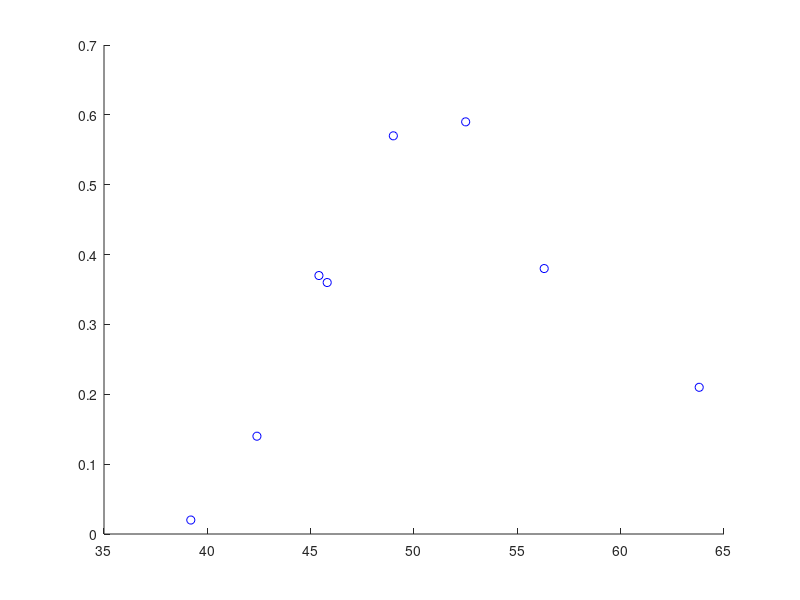

This figure's MATLAB source: (Note: this script raises an error after producing the figure.)
% C?digo de prueba de c?lculo de actividad con Zn
% (C) Daniel S?nchez Parcerisa 2018
% dsparcerisa@ucm.es

%% Par?metros a modificar:
clear all
dx = 0.1; % Espaciado de la malla (cm)
E0 = 140; % Energ?a inicial del haz (MeV)

%% Cargar datos
% Secciones de EXFOR.
load('CrossSections.mat');
C12_C10_CS=C12_C10_CS./1000;
% Vidas medias en s
load('MeanLives.mat');
landa_C10 = log(2) / T_C10;
landa_C11 = log(2) / T_C11;
landa_Ga64 = log(2) / T_Ga64;
landa_Ga66 = log(2) / T_Ga66;
landa_Ga68 = log(2) / T_Ga68;
landa_N13 = log(2) / T_N13;
landa_O15 = log(2) / T_O15;
landa_Sc44 = log(2) / T_Sc44;
landa_Bi206= log(2)/T_Bi206;
landa_Bi205= log(2)/T_Bi205;
landa_Bi204= log(2)/T_Bi204;
landa_Bi202= log(2)/T_Bi202;




% Natural abundances
Pb204_ab=0.014;
Pb206_ab=0.241;
Pb207_ab=0.221;
Pb208_ab=0.524;



% Cargar stopping powers (only for water, tissue, Zn, bone)
load('stoppingpowers.mat');

%% Fit secciones eficaces 206Pb_Bi
figure
Eval = 0:0.1:300; % MeV
hold off
hold on

plot(Pb206_202Bi_E,Pb206_202Bi_CS,'bo')
Pb206_202Bi_F = fit(Pb206_202Bi_E,Pb206_202Bi_CS,'smoothingspline','SmoothingParam',0.1);
Pb206_202Bi_F.p.coefs(1,:) = [0 0 0 0];
Pb206_202Bi_F.p.coefs(end,:) = [0 0 0 0];
plot(Eval,Pb206_202Bi_F(Eval),'b-');

plot(Pb206_204Bi_E,Pb206_204Bi_CS,'go')
Pb206_204Bi_F = fit(Pb206_204Bi_E,Pb206_204Bi_CS,'smoothingspline','SmoothingParam',0.1);
Pb206_204Bi_F.p.coefs(1,:) = [0 0 0 0];
Pb206_204Bi_F.p.coefs(end,:) = [0 0 0 0];
plot(Eval,Pb206_204Bi_F(Eval),'g-');

plot(Pb206_205Bi_E,Pb206_205Bi_CS,'ro')
Pb206_205Bi_F = fit(Pb206_205Bi_E,Pb206_205Bi_CS,'smoothingspline','SmoothingParam',0.1);
Pb206_205Bi_F.p.coefs(1,:) = [0 0 0 0];
Pb206_205Bi_F.p.coefs(end,:) = [0 0 0 0];
plot(Eval,Pb206_205Bi_F(Eval),'r-');

axis([0 100 0 1.2]);


xlabel('Proton energy (MeV)')
ylabel('Cross section (barn)')
legend('Bi202 data','Bi202 fit','Bi204 data','Bi204 fit','Bi205 data','Bi205 fit')
title('204 Pb cross sections')

%% Fit secciones eficaces 207Pb_Bi
figure
hold off
hold on

plot(Pb207_204Bi_E,Pb207_204Bi_CS,'bo')
Pb207_204Bi_F = fit(Pb207_204Bi_E,Pb207_204Bi_CS,'smoothingspline','SmoothingParam',0.1);
Pb207_204Bi_F.p.coefs(1,:) = [0 0 0 0];
Pb207_204Bi_F.p.coefs(end,:) = [0 0 0 0];
plot(Eval,Pb207_204Bi_F(Eval),'b-');

plot(Pb207_205Bi_E,Pb207_205Bi_CS,'go')
Pb207_205Bi_F = fit(Pb207_205Bi_E,Pb207_205Bi_CS,'smoothingspline','SmoothingParam',0.1);
Pb207_205Bi_F.p.coefs(1,:) = [0 0 0 0];
Pb207_205Bi_F.p.coefs(end,:) = [0 0 0 0];
plot(Eval,Pb207_205Bi_F(Eval),'g-');

plot(Pb207_206Bi_E,Pb207_206Bi_CS,'ro')
Pb207_206Bi_F = fit(Pb207_206Bi_E,Pb207_206Bi_CS,'smoothingspline','SmoothingParam',0.1);
Pb207_206Bi_F.p.coefs(1,:) = [0 0 0 0];
Pb207_206Bi_F.p.coefs(end,:) = [0 0 0 0];
plot(Eval,Pb207_206Bi_F(Eval),'r-');




axis([0 100 0 1.2]);


xlabel('Proton energy (MeV)')
ylabel('Cross section (barn)')
legend('Bi204 data','Bi204 fit','Bi205 data','Bi205 fit','Bi206 data','Bi206 fit')
title('206 Pb cross sections')



%% Fit secciones eficaces 208Pb_Bi
figure
hold off
hold on


plot(Pb208_205Bi_E,Pb208_205Bi_CS,'go')
Pb208_205Bi_F = fit(Pb208_205Bi_E,Pb208_205Bi_CS,'smoothingspline','SmoothingParam',0.1);
Pb208_205Bi_F.p.coefs(1,:) = [0 0 0 0];
Pb208_205Bi_F.p.coefs(end,:) = [0 0 0 0];
plot(Eval,Pb208_205Bi_F(Eval),'g-');

plot(Pb208_206Bi_E,Pb208_206Bi_CS,'ro')
Pb208_206Bi_F = fit(Pb208_206Bi_E,Pb208_206Bi_CS,'smoothingspline','SmoothingParam',0.1);
Pb208_206Bi_F.p.coefs(1,:) = [0 0 0 0];
Pb208_206Bi_F.p.coefs(end,:) = [0 0 0 0];
plot(Eval,Pb208_206Bi_F(Eval),'r-');




axis([0 100 0 1.2]);


xlabel('Proton energy (MeV)')
ylabel('Cross section (barn)')
legend('Bi205 data','Bi205 fit','Bi206 data','Bi206 fit')





















%% Create fit for stopping power
figure


S_pb_F = fit(E_keV_PMMA,S_Pb,'smoothingspline','SmoothingParam',0.002)
S_pb_F.p.coefs(1,:) = [0 0 0 0];
S_pb_F.p.coefs(end,:) = [0 0 0 0];

loglog(E_keV_PMMA,S_Pb,'go')
hold on;
loglog(E_keV_PMMA,S_pb_F(E_keV_PMMA),'g-')
legend('Pb data', 'Fit Pb');
xlabel('Proton energy (MeV)');
ylabel('Stopping power (MeV/(cm2/mg))');
%%
close all

%% Calcular (sin straggling)

AvNmbr = 6.022140857e23;
rho_pb=11.34; %g/cm3
rho_pb_mol=207.19;%g/moñ
rho_pb_A=AvNmbr*rho_pb/rho_pb_mol; %at/cm3
pps=1; %proton per second

x = 0:dx:4; % posiciones en cm.
Epb = nan(size(x));

Ddeppb = zeros(size(Epb));

currentEpb = E0;




%PLOMO

Y_Pb206_Bi202=zeros(size(x));
Y_Pb206_Bi204=zeros(size(x));
Y_Pb206_Bi205=zeros(size(x));
Y_Pb207_Bi204=zeros(size(x));
Y_Pb207_Bi205=zeros(size(x));
Y_Pb207_Bi206=zeros(size(x));
Y_Pb208_Bi205=zeros(size(x));
Y_Pb208_Bi206=zeros(size(x));



for i=1:(numel(x)-1)

    S_pb = max(0,1000*S_pb_F(currentEpb*1000)); % MeV/(g/cm2)
    

    S1pb = (S_pb*rho_pb); % MeV/cm
    
 
    deltaEpb = dx*S1pb; %MeV
    


    currentEpb = currentEpb - deltaEpb; %MeV
    

    S_pb2 = max(0,1000*S_pb_F(currentEpb*1000));% MeV/(g/cm2)
    

    S2pb = (S_pb2*rho_pb); % MeV/cm3

    Ddeppb(i) = deltaEpb; %MeV
    
    % Zn part

    E1pb = Epb(i);

    E2pb = currentEpb;

    

    
    % Tissue (simplified only)
    sigma_206_202 = 0.5 * (max(0,Pb206_202Bi_F(E1pb)) + max(0,Pb206_202Bi_F(E2pb)));
    sigma_206_204 = 0.5 * (max(0,Pb206_204Bi_F(E1pb)) + max(0,Pb206_204Bi_F(E2pb)));
    sigma_206_205 = 0.5 * (max(0,Pb206_204Bi_F(E1pb)) + max(0,Pb206_205Bi_F(E2pb)));
    sigma_207_204 = 0.5 * (max(0,Pb207_204Bi_F(E1pb)) + max(0,Pb207_204Bi_F(E2pb)));
    sigma_207_205 = 0.5 * (max(0,Pb207_205Bi_F(E1pb)) + max(0,Pb207_205Bi_F(E2pb)));
    sigma_207_206 = 0.5 * (max(0,Pb207_206Bi_F(E1pb)) + max(0,Pb207_206Bi_F(E2pb)));
    sigma_208_205 = 0.5 * (max(0,Pb208_205Bi_F(E1pb)) + max(0,Pb208_205Bi_F(E2pb)));
    sigma_208_206 = 0.5 * (max(0,Pb208_206Bi_F(E1pb)) + max(0,Pb208_206Bi_F(E2pb)));
    
    Y_Pb206_Bi202(i) =pps * rho_pb_A *Pb206_ab * sigma_206_202 * 1e-24 * dx;
    Y_Pb206_Bi204(i)=pps * rho_pb_A *Pb206_ab * sigma_206_204 * 1e-24 * dx;
    Y_Pb206_Bi205(i)=pps * rho_pb_A *Pb206_ab * sigma_206_205 * 1e-24 * dx;
    Y_Pb207_Bi204(i)=pps * rho_pb_A *Pb207_ab * sigma_207_204 * 1e-24 * dx;
    Y_Pb207_Bi205(i)=pps * rho_pb_A *Pb207_ab * sigma_207_205 * 1e-24 * dx;
    Y_Pb207_Bi206(i)=pps * rho_pb_A *Pb207_ab * sigma_207_206 * 1e-24 * dx;
    Y_Pb208_Bi205(i)=pps * rho_pb_A *Pb207_ab * sigma_208_205 * 1e-24 * dx;
    Y_Pb208_Bi206(i)=pps * rho_pb_A *Pb207_ab * sigma_208_205 * 1e-24 * dx;

    
    
end

%% Create plots

% Figure in PMMA
figure
%subplot(2,1,1)
%plot(x,Eb)
yyaxis right
xlabel('Depth (cm)');
ylabel('Dose (a.u.)')
title('Plomo');
hold on
plot(x,100*Ddeppb)
legend('Dose')
set(gca,'FontSize',14)
axis([0 10 0 (max(100*Ddeppb)+50)]);
%subplot(2,1,2)
yyaxis left
grid on
%title('Yields of different species (per incoming proton)');
hold on
Y_202pb = Y_Pb206_Bi202;
Y_204pb = Y_Pb206_Bi204+Y_Pb207_Bi204;
Y_205pb = Y_Pb206_Bi205+Y_Pb207_Bi205+Y_Pb208_Bi205;
Y_206pb = Y_Pb207_Bi205+Y_Pb208_Bi205;
plot(x,Y_202pb,'k'); hold on
plot(x,Y_204pb,'c')
plot(x,Y_205pb,'m')
plot(x,Y_206pb,'y');
legend('Bi202','Bi204','Bi204','Bi206','Location', 'northwest');
axis([0 3 0 max(max(Y_205pb,Y_206pb)+0.2*max(Y_205pb,Y_206pb))]);
xlabel('Depth (cm)');
ylabel('Yield');
set(gca,'FontSize',14)

%% PET activity (t)
calcTimes = [0 3600 10000 20000]; % s


act_202pb = zeros(numel(calcTimes), numel(x));
act_204pb = zeros(numel(calcTimes), numel(x));
act_205pb = zeros(numel(calcTimes), numel(x));
act_206pb = zeros(numel(calcTimes), numel(x));

for i=1:numel(calcTimes)
    
     % Bone
    act_202pb(i,:) = landa_Bi202 .* Y_202pb .* exp(- landa_Bi202 * calcTimes(i));
    act_204pb(i,:) = landa_Bi204 .* Y_204pb .* exp(- landa_Bi204 * calcTimes(i));    
    act_205pb(i,:) = landa_Bi205 .* Y_205pb .* exp(- landa_Bi205 * calcTimes(i));
    act_206pb(i,:) = landa_Bi206 .* Y_206pb .* exp(- landa_Bi206 * calcTimes(i)); 
    
end
act_total = (0.154*act_202pb+0.0051*act_204pb+0.0041*act_205pb+0.00003*act_206pb);

G=figure;
I=figure;
AAA=length(calcTimes);

for i=1:numel(calcTimes)
 
    figure(I);
    subplot(2,2,i)
    yyaxis left
    plot(x, act_total(i,:),'b')
    hold on
    plot(x, 0.154*act_202pb(i,:),'r')
    plot(x, 0.0051*act_204pb(i,:),'y')
    plot(x, 0.0041*act_205pb(i,:),'c')
    plot(x, 0.00003*act_206pb(i,:),'g')
    title(sprintf('Activity at t=%i s (511 keV) ',calcTimes(i)));
    xlabel('Depth (cm)')
    ylabel('Beta+ emitters / s ');
    legend('Total','Bi202','Bi204','Bi205','Bi206', 'Location', 'northwest');
    set(gca, 'FontSize', 16)   
  
    
    yyaxis right
    grid on
    plot(x,100*Ddeppb);
    ylabel('-dE/dx')
    axis([0 3 0 max(100*Ddeppb)+0.2*max(100*Ddeppb)]);
end

for i=1:numel(calcTimes)
 
    figure(G);
    subplot(2,2,i)
    yyaxis left
    hold on
    plot(x, 0.82*act_204pb(i,:),'r')
    plot(x, 0.84*act_202pb(i,:),'y')
    plot(x, 0.408*act_206pb(i,:),'c')
    plot(x, 0.305*act_206pb(i,:),'m')
    plot(x, 0.61*act_202pb(i,:),'g')
    plot(x, 0.311*act_205pb(i,:),'b')
    plot(x, 0.99*act_206pb(i,:),'k')
    plot(x, 0.66*act_206pb(i,:),'r--')
    plot(x, 0.99*act_204pb(i,:),'k--')
    plot(x, 0.99*act_202pb(i,:),'m--')
    plot(x, 0.59*act_204pb(i,:),'b--')
    plot(x, 0.325*act_205pb(i,:),'k--')
    plot(x, 0.32*act_206pb(i,:),'b-.')
    

    title(sprintf('Activity at t=%i s (gammas)  ',calcTimes(i)));
    xlabel('Depth (cm)')
    ylabel('Emision / s ');
    legend('375 keV','422','516','537','658','703','803','881','900','960','984','1764','1781', 'Location', 'northwest');
    set(gca, 'FontSize', 16)   
  
    
    yyaxis right
    grid on
    plot(x,100*Ddeppb);
    ylabel('-dE/dx')
    axis([0 3 0 max(100*Ddeppb)+0.2*max(100*Ddeppb)]);
end



%% Calculo a Dosis

%Ddept=Ddept/rho_tissue;
%Ddepa=Ddepa/rho_adipose;
%Ddepb=Ddepb/rho_bone;
%Ddepp=Ddepp/rho_PMMA;
%Dosist=0;
%Dosisa=0;
%Dosisb=0;

%for i=1:(numel(x)-1)
    
    %Dosist=Dosist+dx*(Ddept(i)+Ddept(i+1))/2; %MeV cm2/g
    %Dosisa=Dosisa+dx*(Ddepa(i)+Ddepa(i+1))/2; %MeV cm2/g
    %Dosisb=Dosisb+dx*(Ddepb(i)+Ddepb(i+1))/2; %MeV cm2/g
    



%end


%Dosist=Dosist*1.6e-7; %Gy cm2
%Dosisa=Dosisa*1.6e-7; %Gy cm2
%Dosisb=Dosisb*1.6e-7; %Gy cm2

%Dosist=max(Ddept)*1.6e-7; %Gy cm2
%Dosisa=max(Ddepa)*1.6e-7; %Gy cm2
%Dosisb=max(Ddepb)*1.6e-7; %Gy cm2
%Numt=1/Dosist;
%Numa=1/Dosisa;
%Numb=1/Dosisb;


%% Actividad con el tiempo
%Por ahora suponemos un protón por segundo.
deltat=1;
a=600;
c=1;
t=3600;
temp_C10t=zeros(t+1,numel(x));temp_C10a=zeros(t+1,numel(x));
temp_C11t=zeros(t+1,numel(x));temp_C11a=zeros(t+1,numel(x));
temp_N13t=zeros(t+1,numel(x));temp_N13a=zeros(t+1,numel(x));
temp_O15t=zeros(t+1,numel(x));temp_O15a=zeros(t+1,numel(x));
temp_C10p=zeros(t+1,numel(x));temp_C10b=zeros(t+1,numel(x));
temp_C11p=zeros(t+1,numel(x));temp_C11b=zeros(t+1,numel(x));
temp_N13p=zeros(t+1,numel(x));temp_N13b=zeros(t+1,numel(x));
temp_O15p=zeros(t+1,numel(x));temp_O15b=zeros(t+1,numel(x));
temp_totalp2=zeros(t+1);
temp_totalt2=zeros(t+1);
temp_totalb2=zeros(t+1);
temp_totala2=zeros(t+1);
temp_parcC11t=zeros(t+1);temp_parcC11p=zeros(t+1);temp_parcC11a=zeros(t+1);temp_parcC11b=zeros(t+1);
temp_parcO15t=zeros(t+1);temp_parcO15p=zeros(t+1);temp_parcO15a=zeros(t+1);temp_parcO15b=zeros(t+1);
temp_parcN13t=zeros(t+1);temp_parcN13p=zeros(t+1);temp_parcN13a=zeros(t+1);temp_parcN13b=zeros(t+1);
temp_parcC10t=zeros(t+1);temp_parcC10p=zeros(t+1);temp_parcC10a=zeros(t+1);temp_parcC10b=zeros(t+1);
for i=1:t+1;
    b=i;
    if i<a
        for j=1:b
            
            temp_C10t(i,:)=temp_C10t(i,:)+deltat * Y_C10t.*landa_C10.*exp(-landa_C10*(deltat*j-deltat*1));
            temp_C11t(i,:)=temp_C11t(i,:)+deltat * Y_C11t.*landa_C11.*exp(-landa_C11*(deltat*j-deltat*1));
            temp_N13t(i,:)=temp_N13t(i,:)+deltat * Y_N13t.*landa_N13.*exp(-landa_N13*(deltat*j-deltat*1));
            temp_O15t(i,:)=temp_O15t(i,:)+deltat * Y_O15t.*landa_O15.*exp(-landa_O15*(deltat*j-deltat*1));
            
            temp_C10p(i,:)=temp_C10p(i,:)+deltat * Y_C10p.*landa_C10.*exp(-landa_C10*(deltat*j-deltat*1));
            temp_C11p(i,:)=temp_C11p(i,:)+deltat * Y_C11p.*landa_C11.*exp(-landa_C11*(deltat*j-deltat*1));
            temp_N13p(i,:)=temp_N13p(i,:)+deltat * Y_N13p.*landa_N13.*exp(-landa_N13*(deltat*j-deltat*1));
            temp_O15p(i,:)=temp_O15p(i,:)+deltat * Y_O15p.*landa_O15.*exp(-landa_O15*(deltat*j-deltat*1));
         
            temp_C10a(i,:)=temp_C10a(i,:)+deltat * Y_C10a.*landa_C10.*exp(-landa_C10*(deltat*j-deltat*1));
            temp_C11a(i,:)=temp_C11a(i,:)+deltat * Y_C11a.*landa_C11.*exp(-landa_C11*(deltat*j-deltat*1));
            temp_N13a(i,:)=temp_N13a(i,:)+deltat * Y_N13a.*landa_N13.*exp(-landa_N13*(deltat*j-deltat*1));
            temp_O15a(i,:)=temp_O15a(i,:)+deltat * Y_O15a.*landa_O15.*exp(-landa_O15*(deltat*j-deltat*1));
            
            temp_C10b(i,:)=temp_C10b(i,:)+deltat * Y_C10b.*landa_C10.*exp(-landa_C10*(deltat*j-deltat*1));
            temp_C11b(i,:)=temp_C11b(i,:)+deltat * Y_C11b.*landa_C11.*exp(-landa_C11*(deltat*j-deltat*1));
            temp_N13b(i,:)=temp_N13b(i,:)+deltat * Y_N13b.*landa_N13.*exp(-landa_N13*(deltat*j-deltat*1));
            temp_O15b(i,:)=temp_O15b(i,:)+deltat * Y_O15b.*landa_O15.*exp(-landa_O15*(deltat*j-deltat*1));
            
        end
    else
            for j=1:a;
            temp_C10t(i,:)=temp_C10t(i,:)+deltat *Y_C10t.*landa_C10.*exp(-landa_C10*(deltat*j-deltat*1+deltat*c));
            temp_C11t(i,:)=temp_C11t(i,:)+deltat *Y_C11t.*landa_C11.*exp(-landa_C11*(deltat*j-deltat*1+deltat*c));
            temp_N13t(i,:)=temp_N13t(i,:)+deltat *Y_N13t.*landa_N13.*exp(-landa_N13*(deltat*j-deltat*1+deltat*c));
            temp_O15t(i,:)=temp_O15t(i,:)+deltat *Y_O15t.*landa_O15.*exp(-landa_O15*(deltat*j-deltat*1+deltat*c));
            
            temp_C10p(i,:)=temp_C10p(i,:)+deltat *Y_C10p.*landa_C10.*exp(-landa_C10*(deltat*j-deltat*1+deltat*c));
            temp_C11p(i,:)=temp_C11p(i,:)+deltat *Y_C11p.*landa_C11.*exp(-landa_C11*(deltat*j-deltat*1+deltat*c));
            temp_N13p(i,:)=temp_N13p(i,:)+deltat *Y_N13p.*landa_N13.*exp(-landa_N13*(deltat*j-deltat*1+deltat*c));
            temp_O15p(i,:)=temp_O15p(i,:)+deltat *Y_O15p.*landa_O15.*exp(-landa_O15*(deltat*j-deltat*1+deltat*c));
            
            temp_C10a(i,:)=temp_C10a(i,:)+deltat *Y_C10a.*landa_C10.*exp(-landa_C10*(deltat*j-deltat*1+deltat*c));
            temp_C11a(i,:)=temp_C11a(i,:)+deltat *Y_C11a.*landa_C11.*exp(-landa_C11*(deltat*j-deltat*1+deltat*c));
            temp_N13a(i,:)=temp_N13a(i,:)+deltat *Y_N13a.*landa_N13.*exp(-landa_N13*(deltat*j-deltat*1+deltat*c));
            temp_O15a(i,:)=temp_O15a(i,:)+deltat *Y_O15a.*landa_O15.*exp(-landa_O15*(deltat*j-deltat*1+deltat*c));
            
            temp_C10b(i,:)=temp_C10b(i,:)+deltat *Y_C10b.*landa_C10.*exp(-landa_C10*(deltat*j-deltat*1+deltat*c));
            temp_C11b(i,:)=temp_C11b(i,:)+deltat *Y_C11b.*landa_C11.*exp(-landa_C11*(deltat*j-deltat*1+deltat*c));
            temp_N13b(i,:)=temp_N13b(i,:)+deltat *Y_N13b.*landa_N13.*exp(-landa_N13*(deltat*j-deltat*1+deltat*c));
            temp_O15b(i,:)=temp_O15b(i,:)+deltat *Y_O15b.*landa_O15.*exp(-landa_O15*(deltat*j-deltat*1+deltat*c)); 
            
            end
            c=c+1;
    end
           
            
   % else;
           % temp_C10t(i,:)=temp_C10t(i,:)+Y_C12_C10t.*landa_C10.*exp(-landa_C10*(t-1));
            
            
            
     
    temp_totalt2(i)=sum(temp_C10t(i,:))+sum(temp_C11t(i,:))+sum(temp_N13t(i,:))+sum(temp_O15t(i,:));
    temp_parcC11t(i)=sum(temp_C11t(i,:));
    temp_parcN13t(i)=sum(temp_N13t(i,:));
    temp_parcC10t(i)=sum(temp_C10t(i,:));
    temp_parcO15t(i)=sum(temp_O15t(i,:));
    
    temp_totalp2(i)=sum(temp_C10p(i,:))+sum(temp_C11p(i,:))+sum(temp_N13p(i,:))+sum(temp_O15p(i,:));
    temp_parcC11p(i)=sum(temp_C11p(i,:));
    temp_parcN13p(i)=sum(temp_N13p(i,:));
    temp_parcC10p(i)=sum(temp_C10p(i,:));
    temp_parcO15p(i)=sum(temp_O15p(i,:));
    
    temp_totala2(i)=sum(temp_C10a(i,:))+sum(temp_C11a(i,:))+sum(temp_N13a(i,:))+sum(temp_O15a(i,:));
    temp_parcC11a(i)=sum(temp_C11a(i,:));
    temp_parcN13a(i)=sum(temp_N13a(i,:));
    temp_parcC10a(i)=sum(temp_C10a(i,:));
    temp_parcO15a(i)=sum(temp_O15a(i,:));
    
    temp_totalb2(i)=sum(temp_C10b(i,:))+sum(temp_C11b(i,:))+sum(temp_N13b(i,:))+sum(temp_O15b(i,:));
    temp_parcC11b(i)=sum(temp_C11b(i,:));
    temp_parcN13b(i)=sum(temp_N13b(i,:));
    temp_parcC10b(i)=sum(temp_C10b(i,:));
    temp_parcO15b(i)=sum(temp_O15b(i,:));

    
    
end
    temp_totalt=temp_C10t+temp_C11t+temp_N13t+temp_O15t;
    temp_totalp=temp_C10p+temp_C11t+temp_N13p+temp_O15p;
    temp_totala=temp_C10a+temp_C11a+temp_N13a+temp_O15a;
    temp_totalb=temp_C10b+temp_C11b+temp_N13b+temp_O15b;
    




    %% Dibuja la Actividad total en función del tiempo.
    figure;
    T=(0:t);
    plot(T*deltat,(temp_totalt2(:,1)));
    hold on;
    plot(T*deltat,temp_parcO15t(:,1));
    plot(T*deltat,temp_parcC11t(:,1));
    plot(T*deltat,temp_parcN13t(:,1));
    plot(T*deltat,temp_parcC10t(:,1));
    title('Actividad total en a lo largo del tiempo HUESO');
    xlabel('Tiempo (s)');
    ylabel('Beta+ emitters / s ');
    legend('Actividad total','O15','C11','N13','C10','Location', 'northeast');
    set(gca, 'FontSize', 16); 
    axis([0 t*deltat 0 (max(temp_totalt2(:,1))+0.2*max(temp_totalt2(:,1)))]); 
    
    figure;
    plot(T*deltat,(temp_totalp2(:,1)));
    hold on;
    plot(T*deltat,temp_parcO15p(:,1));
    plot(T*deltat,temp_parcC11p(:,1));
    plot(T*deltat,temp_parcN13p(:,1));
    plot(T*deltat,temp_parcC10p(:,1));
    title('Actividad total en a lo largo del tiempo PMMA');
    xlabel('Tiempo (s)');
    ylabel('Beta+ emitters / s ');
    legend('Actividad total','O15','C11','N13','C10','Location', 'northeast');
    set(gca, 'FontSize', 16) ;
    axis([0 t*deltat 0 (max(temp_totalp2(:,1))+0.2*max(temp_totalp2(:,1)))]);
    
    figure;
    plot(T*deltat,(temp_totala2(:,1)));
    hold on;
    plot(T*deltat,temp_parcO15a(:,1));
    plot(T*deltat,temp_parcC11a(:,1));
    plot(T*deltat,temp_parcN13a(:,1));
    plot(T*deltat,temp_parcC10a(:,1));
    title('Actividad total en a lo largo del tiempo ADIPOSE');
    xlabel('Tiempo (s)');
    ylabel('Beta+ emitters / s ');
    legend('Actividad total','O15','C11','N13','C10','Location', 'northeast');
    set(gca, 'FontSize', 16) ;
    axis([0 t*deltat 0 (max(temp_totala2(:,1))+0.2*max(temp_totala2(:,1)))]);
    
    figure;
    plot(T*deltat,(temp_totalb2(:,1)));
    hold on;
    plot(T*deltat,temp_parcO15b(:,1));
    plot(T*deltat,temp_parcC11b(:,1));
    plot(T*deltat,temp_parcN13b(:,1));
    plot(T*deltat,temp_parcC10b(:,1));
    title('Actividad total en a lo largo del tiempo HUESO');
    xlabel('Tiempo (s)');
    ylabel('Beta+ emitters / s ');
    legend('Actividad total','O15','C11','N13','C10','Location', 'northeast');
    set(gca, 'FontSize', 16) ;
    axis([0 t*deltat 0 (max(temp_totalb2(:,1))+0.2*max(temp_totalb2(:,1)))]);


